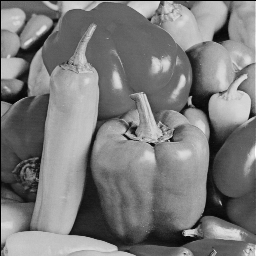
#> input picture 11_Esercitazione /codici miei/peppers.png, 256 x 256 px
$ python Esercitazione11_filippo_passerini.py
#> lines starting #> are read from the running program, lines starting #| are printed output that depends on the picture
#!/usr/bin/env python3
# -*- coding: utf-8 -*-
"""
Created on Mon May 30 16:55:21 2022

@author: filippopasserini
"""

import time
import numpy as np
import matplotlib.pylab as plt
import scipy.signal as sissi

start = time.time()
#Esercizio 1
print('\n Esercizio 1 \n')


def downsampling(immagine,coef): # coef è il fattore di downsampling
    D=np.zeros((int(immagine.shape[0]/coef),int(immagine.shape[0])))
    for j in range(0,D.shape[0]):
        D[j,coef*j]=1
    D_bis=D.transpose()
    down_prov=np.dot(D,immagine) # provvisorio
    down=np.dot(down_prov,D_bis)
    plt.imshow(down,cmap='gray')
    plt.title('immagine post downsampling')
    plt.show()
    return down

def sovracampionamento4(immagine):
    t=0
    S=np.zeros((int(immagine.shape[0]*2),int(immagine.shape[0])))
    while t<S.shape[1]:
        for i in range(0,int(S.shape[0]),2):
                    S[i,int(t)]=1
                    S[i+1,int(t)]=1
                    t+=1
    S_bis=S.transpose()
    sovra_prov=np.dot(S,immagine) # provvisorio
    sovra=np.dot(sovra_prov,S_bis)
    plt.imshow(sovra,cmap='gray')
    plt.title('immagine post downsampling e sovracampionamento')
    plt.show()
    return sovra

x=np.array(plt.imread('peppers.png'), dtype='float64')
#> x: shape (256, 256) float64; min 0, max 0.996, mean 0.483
plt.imshow(x,cmap='gray')
plt.title('immagine originale')
plt.show()
F=1/25*np.ones((5,5))
x_fil=sissi.convolve2d(x,F,'same') # con same, all'uscita ho immagine di stesse dimensioni dell'originale
plt.imshow(x_fil,cmap='gray')
plt.title('immagine post filtro passa basso')
plt.show()

N=np.random.normal(0,0.05,x.shape)
xn=x+N
plt.imshow(xn,cmap='gray')
plt.title('immagine sporcata')
plt.show()
x_denoise=sissi.convolve2d(xn,F,'same')
plt.imshow(x_denoise,cmap='gray')
plt.title('immagine ripulita')
plt.show()


#Esercizio 2
print('\n Esercizio 2 \n')


F2=np.array([[1/2],[0],[-1/2]])
x_fil_2=sissi.convolve2d(x,F2,'same')
plt.imshow(x_fil_2,cmap='gray') # mette in risalto i bordi orizzontali
plt.title('immagine post filtro passa alto')
plt.show()

F2bis=F2.transpose()
x_fil_2bis=sissi.convolve2d(x,F2bis,'same')
plt.imshow(x_fil_2bis,cmap='gray') # mette in risalto i bordi verticali
plt.title('immagine post filtro passa alto del secondo tipo')
plt.show()

grad=(x_fil_2**2+x_fil_2bis**2)**0.5
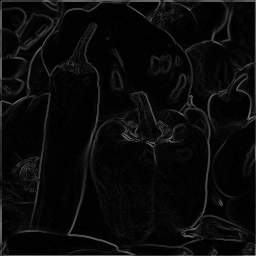
#> grad: shape (256, 256) float64; min 0, max 0.606, mean 0.0415
plt.imshow(grad,cmap='gray')
plt.title('grad') # dunque è un modo per estrarre i contorni
plt.show()

x_D2=downsampling(x,2)
#> after the loop in downsampling, `for j in range(0,D.shape[0]):`:
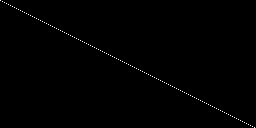
#> D: shape (128, 256) float64; values 0 (black) and 1 (white), 0.39% white in thin lines or dots
x_fil_D2=downsampling(x_fil,2)
#> call 2 of downsampling, with coef = 2
#> in downsampling (call 2), `down_prov=np.dot(D,immagine)`:
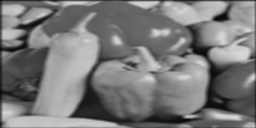
#> down_prov: shape (128, 256) float64; min 0.034, max 0.855, mean 0.479

x_S4_D2=sovracampionamento4(x_D2)
#> after the loop in sovracampionamento4, `while t<S.shape[1]:`:
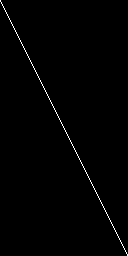
#> S: shape (256, 128) float64; values 0 (black) and 1 (white), 0.78% white in thin lines or dots
x_fil_S4_D2=sovracampionamento4(x_fil_D2)
#> in sovracampionamento4 (call 2), `sovra_prov=np.dot(S,immagine)`:
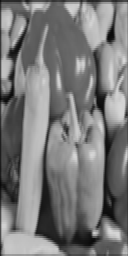
#> sovra_prov: shape (256, 128) float64; min 0.034, max 0.846, mean 0.478


#Extra
print('\n Extra \n')

K1=np.array([[0,1,0],[1,-4,1],[0,1,0]])
x_fil3=sissi.convolve2d(x,K1,'same')
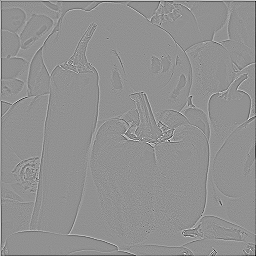
#> x_fil3: shape (256, 256) float64; min -1.94, max 1.46, mean -0.00469; drawn with min black and max white
plt.imshow(x_fil3,cmap='gray')
plt.title('immagine post filtro K1')
plt.show()

K2=np.array([[2,1,0],[1,1,-1],[0,-1,-2]])
x_fil4=sissi.convolve2d(x,K2,'same')
plt.imshow(x_fil4,cmap='gray')
plt.title('immagine post filtro K2')
plt.show()

K3=np.array([[-2,-1,0],[-1,-1,1],[0,1,2]])
x_fil5=sissi.convolve2d(x,K3,'same')
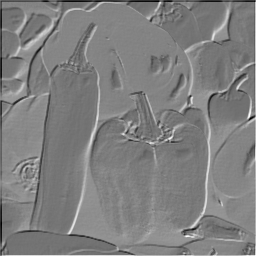
#> x_fil5: shape (256, 256) float64; min -3.4, max 2.4, mean -0.497; drawn with min black and max white
plt.imshow(x_fil5,cmap='gray')
plt.title('immagine post filtro K3')
plt.show()


end=time.time()


print('il tempo (in s) impiegato dal codice è ',end-start)
